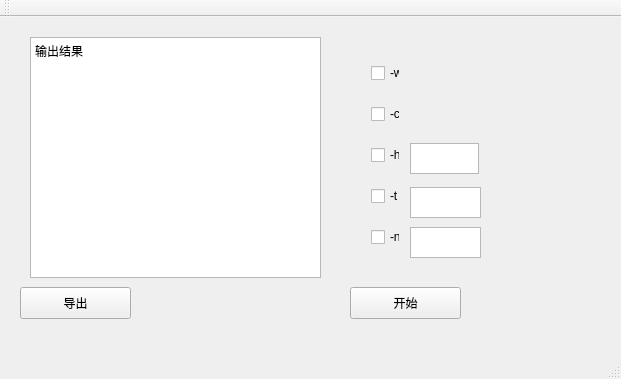
<?xml version="1.0" encoding="UTF-8"?>
<ui version="4.0">
 <class>MainWindow</class>
 <widget class="QMainWindow" name="MainWindow">
  <property name="geometry">
   <rect>
    <x>0</x>
    <y>0</y>
    <width>621</width>
    <height>379</height>
   </rect>
  </property>
  <property name="windowTitle">
   <string>WordList</string>
  </property>
  <widget class="QWidget" name="centralWidget">
   <widget class="QPlainTextEdit" name="plainTextEdit">
    <property name="geometry">
     <rect>
      <x>30</x>
      <y>20</y>
      <width>291</width>
      <height>241</height>
     </rect>
    </property>
    <property name="plainText">
     <string>输出结果</string>
    </property>
   </widget>
   <widget class="QPushButton" name="storeButton">
    <property name="geometry">
     <rect>
      <x>20</x>
      <y>270</y>
      <width>111</width>
      <height>32</height>
     </rect>
    </property>
    <property name="text">
     <string>导出</string>
    </property>
   </widget>
   <widget class="QPushButton" name="startButton">
    <property name="geometry">
     <rect>
      <x>350</x>
      <y>270</y>
      <width>111</width>
      <height>32</height>
     </rect>
    </property>
    <property name="text">
     <string>开始</string>
    </property>
   </widget>
   <widget class="QWidget" name="verticalLayoutWidget">
    <property name="geometry">
     <rect>
      <x>360</x>
      <y>20</y>
      <width>51</width>
      <height>239</height>
     </rect>
    </property>
    <layout class="QVBoxLayout" name="verticalLayout">
     <item>
      <widget class="QCheckBox" name="checkBox_w">
       <property name="text">
        <string>-w</string>
       </property>
      </widget>
     </item>
     <item>
      <widget class="QCheckBox" name="checkBox_c">
       <property name="text">
        <string>-c</string>
       </property>
      </widget>
     </item>
     <item>
      <widget class="QCheckBox" name="checkBox_h">
       <property name="text">
        <string>-h</string>
       </property>
      </widget>
     </item>
     <item>
      <widget class="QCheckBox" name="checkBox_t">
       <property name="text">
        <string>-t</string>
       </property>
      </widget>
     </item>
     <item>
      <widget class="QCheckBox" name="checkBox_n">
       <property name="text">
        <string>-n</string>
       </property>
      </widget>
     </item>
    </layout>
   </widget>
   <widget class="QPlainTextEdit" name="plainTextEdit_h">
    <property name="enabled">
     <bool>true</bool>
    </property>
    <property name="geometry">
     <rect>
      <x>410</x>
      <y>126</y>
      <width>69</width>
      <height>31</height>
     </rect>
    </property>
   </widget>
   <widget class="QPlainTextEdit" name="plainTextEdit_t">
    <property name="geometry">
     <rect>
      <x>410</x>
      <y>170</y>
      <width>71</width>
      <height>31</height>
     </rect>
    </property>
   </widget>
   <widget class="QPlainTextEdit" name="plainTextEdit_n">
    <property name="geometry">
     <rect>
      <x>410</x>
      <y>210</y>
      <width>71</width>
      <height>31</height>
     </rect>
    </property>
   </widget>
  </widget>
  <widget class="QMenuBar" name="menuBar">
   <property name="geometry">
    <rect>
     <x>0</x>
     <y>0</y>
     <width>621</width>
     <height>22</height>
    </rect>
   </property>
  </widget>
  <widget class="QToolBar" name="mainToolBar">
   <attribute name="toolBarArea">
    <enum>TopToolBarArea</enum>
   </attribute>
   <attribute name="toolBarBreak">
    <bool>false</bool>
   </attribute>
  </widget>
  <widget class="QStatusBar" name="statusBar"/>
 </widget>
 <layoutdefault spacing="6" margin="11"/>
 <resources/>
 <connections/>
</ui>
